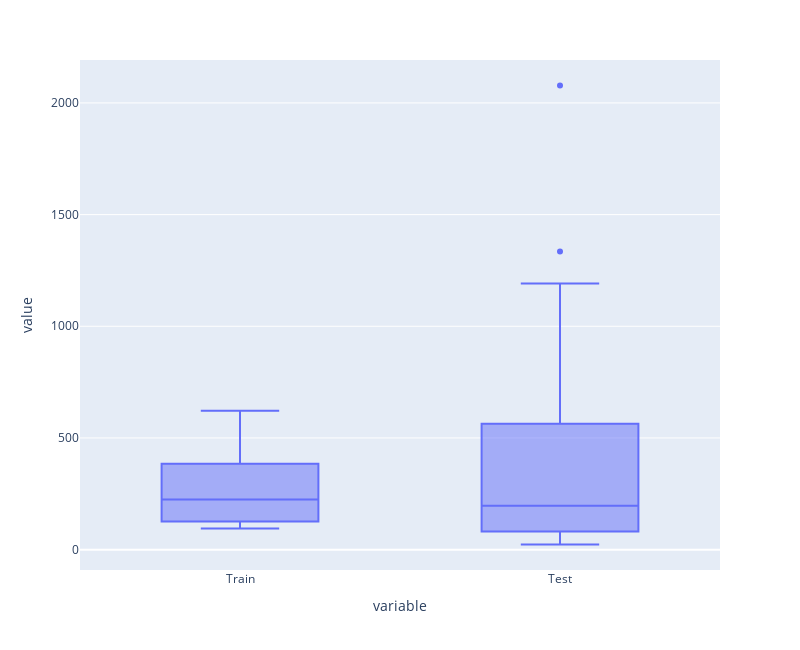
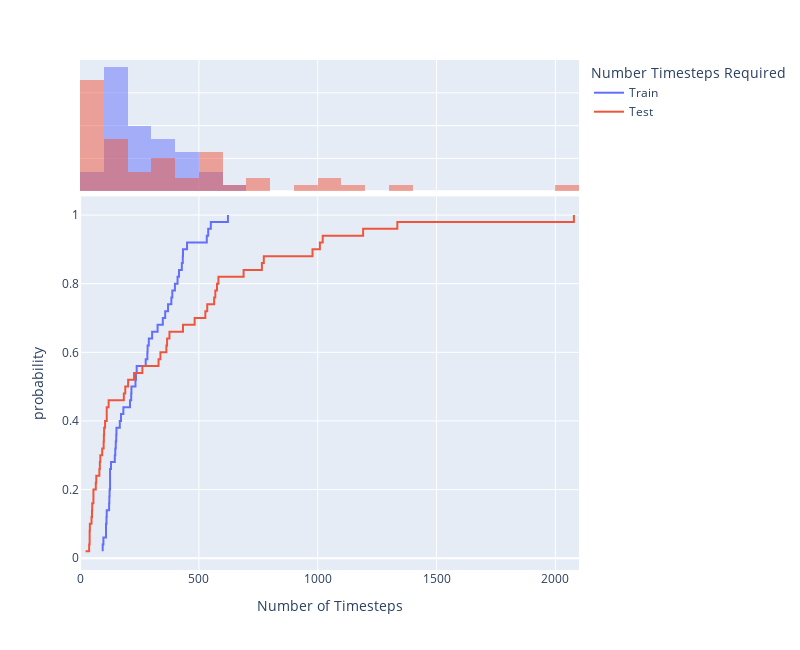

Write notebook code for charts like these, in order.
### Code cell
generateGraphs(train_df, test_df, 'Q-agent_L-track')

### Figure 1 — Plotly figure (JSON) as saved in the notebook; plotly's stock layout.template omitted (floating-point values rounded to 4 significant figures)
{"data": [{"alignmentgroup": "True", "hovertemplate": "variable=%{x}<br>value=%{y}<extra></extra>", "legendgroup": "", "marker": {"color": "#636efa"}, "name": "", "notched": false, "offsetgroup": "", "orientation": "v", "showlegend": false, "type": "box", "x": ["Train", "Train", "Train", "Train", "Train", "Train", "Train", "Train", "Train", "Train", "Train", "Train", "Train", "Train", "Train", "Train", "Train", "Train", "Train", "Train", "Train", "Train", "Train", "Train", "Train", "Train", "Train", "Train", "Train", "Train", "Train", "Train", "Train", "Train", "Train", "Train", "Train", "Train", "Train", "Train", "Train", "Train", "Train", "Train", "Train", "Train", "Train", "Train", "Train", "Train", "Test", "Test", "Test", "Test", "Test", "Test", "Test", "Test", "Test", "Test", "Test", "Test", "Test", "Test", "Test", "Test", "Test", "Test", "Test", "Test", "Test", "Test", "Test", "Test", "Test", "Test", "Test", "Test", "Test", "Test", "Test", "Test", "Test", "Test", "Test", "Test", "Test", "Test", "Test", "Test", "Test", "Test", "Test", "Test", "Test", "Test", "Test", "Test", "Test", "Test"], "x0": " ", "xaxis": "x", "y": [216, 95, 303, 124, 370, 112, 172, 433, 109, 152, 428, 358, 130, 384, 111, 326, 167, 432, 289, 215, 126, 153, 150, 238, 450, 233, 146, 182, 533, 622, 123, 388, 95, 283, 539, 126, 348, 98, 399, 148, 276, 284, 235, 126, 550, 410, 122, 210, 416, 109, 564, 482, 363, 202, 576, 81, 23, 1335, 120, 376, 99, 105, 688, 338, 85, 56, 433, 50, 112, 569, 1009, 48, 51, 190, 527, 535, 2078, 227, 330, 68, 40, 184, 101, 100, 1191, 773, 366, 1021, 112, 38, 93, 765, 262, 978, 83, 40, 66, 41, 56, 582], "y0": " ", "yaxis": "y"}], "layout": {"boxmode": "group", "height": 650, "legend": {"tracegroupgap": 0}, "margin": {"t": 60}, "width": 800, "xaxis": {"anchor": "y", "autorange": true, "domain": [0, 1], "range": [-0.5, 1.5], "title": {"text": "variable"}, "type": "category"}, "yaxis": {"anchor": "x", "autorange": true, "domain": [0, 1], "range": [-91.17, 2192.0], "title": {"text": "value"}, "type": "linear"}}}

### Figure 2 — Plotly figure (JSON) as saved in the notebook; plotly's stock layout.template omitted (floating-point values rounded to 4 significant figures)
{"data": [{"hovertemplate": "Number Timesteps Required=Train<br>Number of Timesteps=%{x}<br>probability=%{y}<extra></extra>", "legendgroup": "Train", "line": {"dash": "solid", "shape": "hv"}, "marker": {"color": "#636efa", "symbol": "circle"}, "mode": "lines", "name": "Train", "orientation": "v", "showlegend": true, "type": "scatter", "x": [95, 95, 98, 109, 109, 111, 112, 122, 123, 124, 126, 126, 126, 130, 146, 148, 150, 152, 153, 167, 172, 182, 210, 215, 216, 233, 235, 238, 276, 283, 284, 289, 303, 326, 348, 358, 370, 384, 388, 399, 410, 416, 428, 432, 433, 450, 533, 539, 550, 622], "xaxis": "x", "y": [0.02, 0.04, 0.06, 0.08, 0.1, 0.12, 0.14, 0.16, 0.18, 0.2, 0.22, 0.24, 0.26, 0.28, 0.3, 0.32, 0.34, 0.36, 0.38, 0.4, 0.42, 0.44, 0.46, 0.48, 0.5, 0.52, 0.54, 0.56, 0.58, 0.6, 0.62, 0.64, 0.66, 0.68, 0.7, 0.72, 0.74, 0.76, 0.78, 0.8, 0.82, 0.84, 0.86, 0.88, 0.9, 0.92, 0.94, 0.96, 0.98, 1], "yaxis": "y"}, {"alignmentgroup": "True", "bingroup": "x", "hovertemplate": "Number Timesteps Required=Train<br>Number of Timesteps=%{x}<br>count=%{y}<extra></extra>", "legendgroup": "Train", "marker": {"color": "#636efa"}, "name": "Train", "offsetgroup": "Train", "opacity": 0.5, "showlegend": false, "type": "histogram", "x": [95, 95, 98, 109, 109, 111, 112, 122, 123, 124, 126, 126, 126, 130, 146, 148, 150, 152, 153, 167, 172, 182, 210, 215, 216, 233, 235, 238, 276, 283, 284, 289, 303, 326, 348, 358, 370, 384, 388, 399, 410, 416, 428, 432, 433, 450, 533, 539, 550, 622], "xaxis": "x2", "yaxis": "y2"}, {"hovertemplate": "Number Timesteps Required=Test<br>Number of Timesteps=%{x}<br>probability=%{y}<extra></extra>", "legendgroup": "Test", "line": {"dash": "solid", "shape": "hv"}, "marker": {"color": "#EF553B", "symbol": "circle"}, "mode": "lines", "name": "Test", "orientation": "v", "showlegend": true, "type": "scatter", "x": [23, 38, 40, 40, 41, 48, 50, 51, 56, 56, 66, 68, 81, 83, 85, 93, 99, 100, 101, 105, 112, 112, 120, 184, 190, 202, 227, 262, 330, 338, 363, 366, 376, 433, 482, 527, 535, 564, 569, 576, 582, 688, 765, 773, 978, 1009, 1021, 1191, 1335, 2078], "xaxis": "x", "y": [0.02, 0.04, 0.06, 0.08, 0.1, 0.12, 0.14, 0.16, 0.18, 0.2, 0.22, 0.24, 0.26, 0.28, 0.3, 0.32, 0.34, 0.36, 0.38, 0.4, 0.42, 0.44, 0.46, 0.48, 0.5, 0.52, 0.54, 0.56, 0.58, 0.6, 0.62, 0.64, 0.66, 0.68, 0.7, 0.72, 0.74, 0.76, 0.78, 0.8, 0.82, 0.84, 0.86, 0.88, 0.9, 0.92, 0.94, 0.96, 0.98, 1], "yaxis": "y"}, {"alignmentgroup": "True", "bingroup": "x", "hovertemplate": "Number Timesteps Required=Test<br>Number of Timesteps=%{x}<br>count=%{y}<extra></extra>", "legendgroup": "Test", "marker": {"color": "#EF553B"}, "name": "Test", "offsetgroup": "Test", "opacity": 0.5, "showlegend": false, "type": "histogram", "x": [23, 38, 40, 40, 41, 48, 50, 51, 56, 56, 66, 68, 81, 83, 85, 93, 99, 100, 101, 105, 112, 112, 120, 184, 190, 202, 227, 262, 330, 338, 363, 366, 376, 433, 482, 527, 535, 564, 569, 576, 582, 688, 765, 773, 978, 1009, 1021, 1191, 1335, 2078], "xaxis": "x2", "yaxis": "y2"}], "layout": {"barmode": "overlay", "height": 650, "legend": {"title": {"text": "Number Timesteps Required"}, "tracegroupgap": 0}, "margin": {"t": 60}, "width": 800, "xaxis": {"anchor": "y", "autorange": true, "domain": [0, 1], "range": [-0.5, 2100.0], "title": {"text": "Number of Timesteps"}, "type": "linear"}, "xaxis2": {"anchor": "y2", "autorange": true, "domain": [0, 1], "matches": "x", "range": [-0.5, 2100.0], "showgrid": true, "showticklabels": false, "type": "linear"}, "yaxis": {"anchor": "x", "autorange": true, "domain": [0, 0.7326], "range": [-0.03444, 1.054], "title": {"text": "probability"}, "type": "linear"}, "yaxis2": {"anchor": "x2", "autorange": true, "domain": [0.7426, 1], "matches": "y2", "range": [0, 20], "showgrid": true, "showline": false, "showticklabels": false, "ticks": ""}}}
